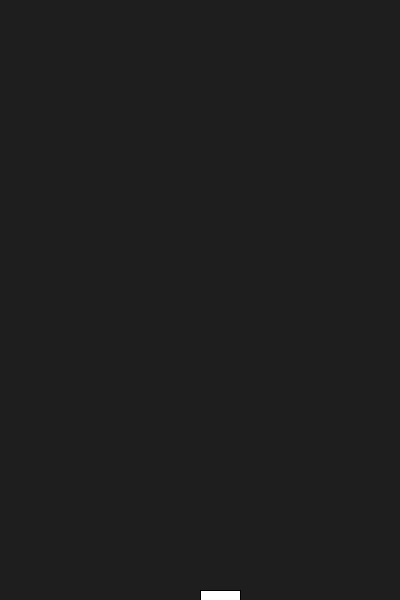
Frame 1 (no input)
Frame 60 (the mouse pressed at the canvas centre just before this capture): identical to frame 1, image omitted
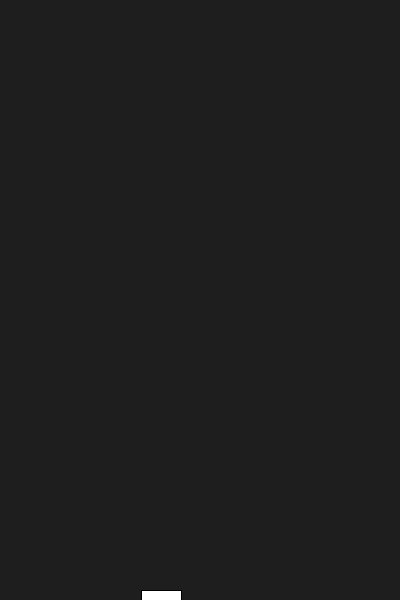
Frame 120 (the mouse held since frame 60 and released just before this capture)

The Processing sketch that drew these frames (run headless with seeded random() and noise(); from frame 60 on, the mouse is pressed at the canvas centre):

// Processing sketch: Paletas
// ── Paletas.pde
int pal1;

void setup(){
  size (400,600);
  pal1 = 200;
}

void draw(){
  background (30);
  rect(pal1,590,40,10);
  
  //movimiento de paletas
  if (mousePressed) {
    if (mouseX>200)
      pal1 ++;
    else{
      pal1 --;
    }
  }
}
